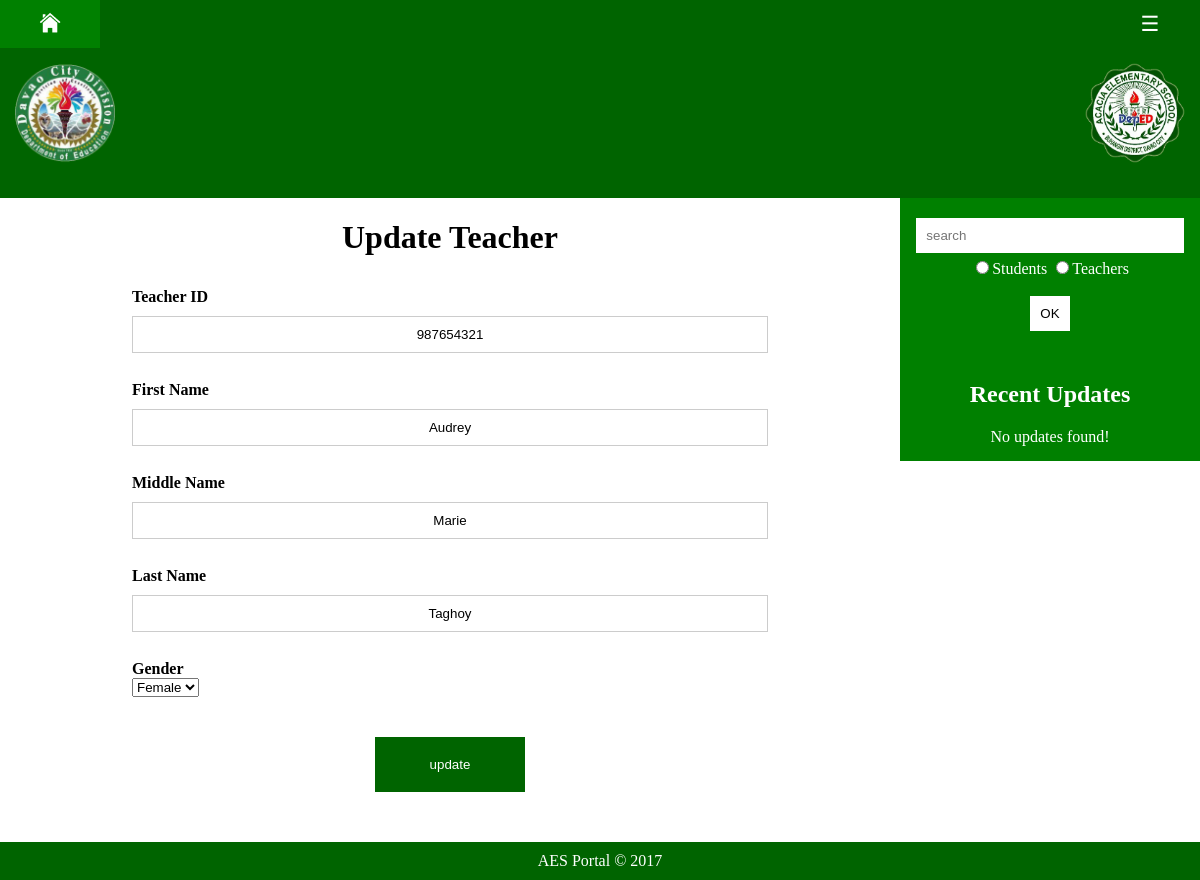
Screenshot of /aes-admin/teachers-update.php?update_id=1 (signed in) with the database file from the repository.
### tables this page shows
CREATE TABLE `teachers` (
  `teacher_id` int(11) NOT NULL AUTO_INCREMENT,
  `fname` varchar(32) NOT NULL,
  `mname` varchar(32) NOT NULL,
  `lname` varchar(32) NOT NULL,
  `gender` set('Female','Male') DEFAULT NULL,
  `prof_pic` varchar(64) DEFAULT NULL,
  `valid_id` bigint(20) DEFAULT NULL,
  PRIMARY KEY (`teacher_id`)
);

### aes-admin/teachers-update.php (the view, shortened to what this page needs)
<!DOCTYPE html>
<?php
    include ('include/verify-admin.php');
    if(isset($_GET['update_id']))
    {
        $sql_query="SELECT teacher_id,fname,mname,lname,gender,valid_id FROM teachers WHERE teacher_id=".$_GET['update_id'];
        $result_set=mysqli_query($con,$sql_query);
        $fetched_row=mysqli_fetch_array($result_set);
    }
            ?>
<html>
    <head>
        <link rel="stylesheet" href="../css/main.css">
        <link rel="stylesheet" href="../css/loader.css">
        <link rel="stylesheet" href="../css/options.css">
        <link rel="stylesheet" href="../css/tables.css">
    </head>
    <body style="font-family:Verdana;" onload="myFunction()">
            <div style="display:none;" id="myDiv" class="animate-bottom">
                <?php include ('include/nav.php');?>
                <div id="main">
                    <?php include ('include/menu.php');?>
                    <div style="overflow:hidden;">
                        <?php include ('include/header.php');?>
                        <div class="main">
                            <h1 style="text-align:center;">Update Teacher</h1>
                            <div style="position relative; width:80%; margin:auto; text-align:left;">
                                <form method="POST" style="border:none; padding: 10px; color:black; background-color:white;">
                                    <b>Teacher ID</b>
                                    <input type="text" name="valid_id" placeholder="enter teacher id" value="<?php echo $fetched_row['valid_id']; ?>"><br><br>
                                    <b>First Name</b>
                                    <input type="text" name="fname" placeholder="enter first name" value="<?php echo $fetched_row['fname']; ?>"><br><br>
                                    <b>Middle Name</b>
                                    <input type="text" name="mname" placeholder="enter middle name" value="<?php echo $fetched_row['mname']; ?>"><br><br>
                                    <b>Last Name</b>
                                    <input type="text" name="lname" placeholder="enter last name" value="<?php echo $fetched_row['lname']; ?>"><br><br>
                                    <b>Gender</b><br>
                                    <select name="gender" required>
                                        <?php
                                            if ($fetched_row['gender'] == 'Female')
                                            {
                                                echo "<option value='Female' selected>Female</option>";
                                            }
                                            else
                                            {
                                                echo "<option value='Female'>Female</option>";
                                                echo "<option value='Male' selected>Male</option>";
                                            }
                                        ?>
                                    </select>
                                    <div style="position:relative; top:40px; width: 150px; margin:auto; margin-bottom:80px;">
                                        <button type="submit" name="updatebtn" style="border:none; width: 150px; padding: 20px 0px; color:white; background-color:rgb(0, 100, 0);">update</button>
                                    </div>
                                </form>
                            </div>
                        </div>
                        <?php include ('include/recent-updates.php');?>
                    </div>
                    <?php include ('include/footer.php');?>
                </div>
    </body>
</html>

### css/main.css (style rules this page uses)
body { background-color: gray; margin: auto; }
* { box-sizing: border-box; }
.main { float:left; width:75%; padding: 0px 40px; }
#main { transition: margin-left .5s; }
input[type=text], input[type=password] { width: 100%; padding: 10px 10px; margin: 10px 0px; display: inline-block; border: 1px solid #ccc; box-sizing: border-box; text-align: center; }

### css/loader.css (style rules this page uses)
.animate-bottom { position: relative; -webkit-animation-name: animatebottom; -webkit-animation-duration: 1s; animation-name: animatebottom; animation-duration: 1s }
#myDiv { display: none; text-align: center; background-color: white; box-shadow: 0px 5px 25px black; }

### rows the page displays
teachers: valid_id "987654321", fname "Audrey", mname "Marie", lname "Taghoy", gender "Female"
